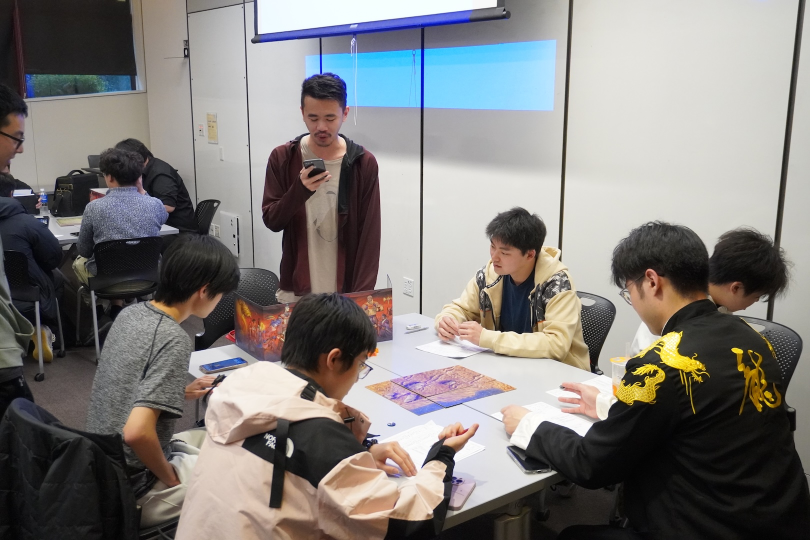
#> input picture public/images/events/DND_Special_Epic_2025.jpg, 1620 x 1080 px (shown at 1/2 size)
$ python resize_images.py
#> lines starting #> are read from the running program, lines starting #| are printed output that depends on the picture
#!/usr/bin/env python3
"""
Image Resizer Script
Resizes all images in the current directory to a specified width while maintaining aspect ratio.
"""

import os
from PIL import Image
import argparse


def resize_image(image_path, target_width, output_dir=None):
    """
    Resize an image to the target width while maintaining aspect ratio.

    Args:
        image_path: Path to the input image
        target_width: Desired width in pixels
        output_dir: Output directory (if None, saves in same directory with suffix)
    """
    try:
        with Image.open(image_path) as img:
            # Calculate new height maintaining aspect ratio
            aspect_ratio = img.height / img.width
            target_height = int(target_width * aspect_ratio)

            # Resize the image
            resized_img = img.resize(
                (target_width, target_height), Image.Resampling.LANCZOS
            )

            # Generate output filename
            filename, ext = os.path.splitext(os.path.basename(image_path))
            if output_dir:
                output_path = os.path.join(output_dir, f"{filename}_resized{ext}")
            else:
                output_path = f"{filename}_resized{ext}"

            # Save the resized image
            resized_img.save(output_path, quality=95, optimize=True)
            print(
                f"✓ Resized: {os.path.basename(image_path)} -> {os.path.basename(output_path)}"
            )

    except Exception as e:
        print(f"✗ Error processing {os.path.basename(image_path)}: {str(e)}")


def main():
    # Set up command line arguments
    parser = argparse.ArgumentParser(
        description="Resize all images in current directory"
    )
    # Default width set to 600 if not provided
    parser.add_argument(
        "width",
        nargs="?",
        type=int,
        default=600,
        help="Target width in pixels (e.g., 300). Defaults to 600",
    )
    parser.add_argument("--output-dir", "-o", help="Output directory (optional)")

    args = parser.parse_args()

    # Supported image formats
    supported_formats = (".jpg", ".jpeg", ".png", ".bmp", ".gif", ".tiff", ".webp")

    # Get all image files in current directory
    current_dir = os.getcwd()
    image_files = [
        f for f in os.listdir(current_dir) if f.lower().endswith(supported_formats)
    ]

    if not image_files:
        print("No image files found in the current directory.")
        return

    # Create output directory if specified
    if args.output_dir and not os.path.exists(args.output_dir):
        os.makedirs(args.output_dir)

    print(f"Found {len(image_files)} image(s). Resizing to width: {args.width}px")
    print("-" * 50)

    # Process each image
    for image_file in image_files:
        image_path = os.path.join(current_dir, image_file)

        try:
            with Image.open(image_path) as img:
#> img is the input picture: PIL image 1620x1080 RGB; mean R, G, B 129, 125.8, 123.6
                if img.width <= args.width:
                    print(f"• Skipped (<= target width): {image_file} ({img.width}px)")
                    continue

                # Get original file size
                original_size = os.path.getsize(image_path)
                original_format = img.format
#> original_format = 'JPEG'

                aspect_ratio = img.height / img.width
#> aspect_ratio = 0.667
                target_height = int(args.width * aspect_ratio)
#> target_height = 400
                resized_img = img.resize(
                    (args.width, target_height), Image.Resampling.LANCZOS
                )
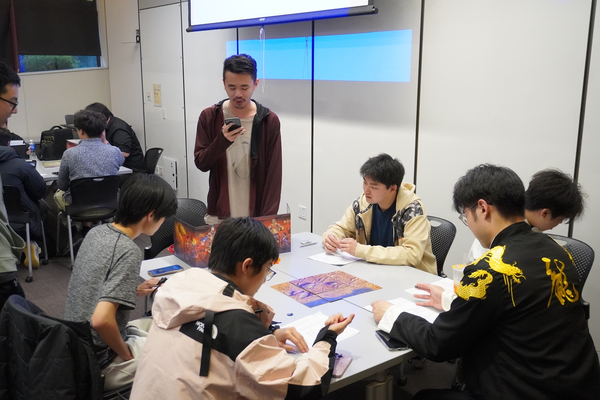
#> resized_img: PIL image 600x400 RGB; mean R, G, B 129, 125.8, 123.6

                # Save to temporary file first (preserve extension for format detection)
                temp_path = image_path + ".tmp"
                resized_img.save(
                    temp_path, format=original_format, quality=100, optimize=True
                )

                # Check if resized file is larger
                resized_size = os.path.getsize(temp_path)

                if resized_size >= original_size:
                    # Resized file is larger, skip and remove temp file
                    os.remove(temp_path)
                    print(
                        f"• Skipped (larger after resize): {image_file} ({original_size} -> {resized_size} bytes)"
                    )
                else:
                    # Resized file is smaller, replace original
                    os.replace(temp_path, image_path)
                    saved_bytes = original_size - resized_size
                    print(
                        f"✓ Resized (overwritten): {image_file} (saved {saved_bytes} bytes)"
                    )
        except Exception as e:
            print(f"✗ Error processing {image_file}: {str(e)}")
#> pass 2 of the loop in main, `for image_file in image_files:`:
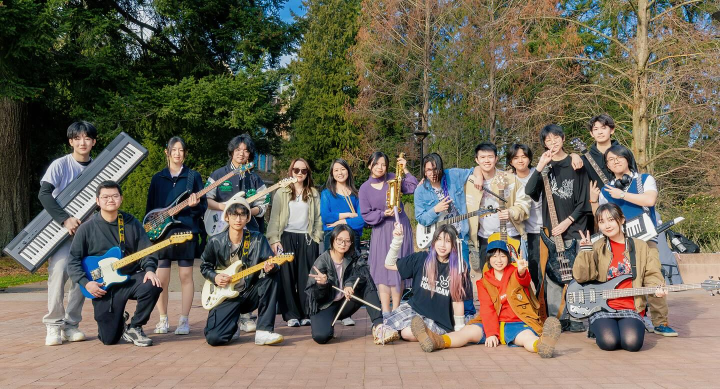
#> input picture public/images/events/JPop_Live_2025.jpg, 1440 x 778 px (shown at 1/2 size)
#> in main, img is the input picture: PIL image 1440x778 RGB; mean R, G, B 110.3, 103.6, 88.8
#> in main, `resized_img = img.resize( (args.width, target_height), Image.Resamplin..`:
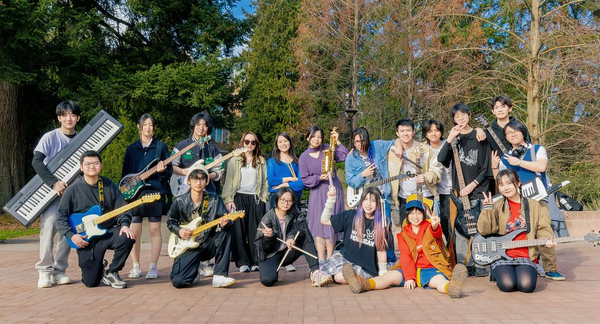
#> resized_img: PIL image 600x324 RGB; mean R, G, B 110.3, 103.6, 88.9

    print("-" * 50)
    print("Resizing complete!")


if __name__ == "__main__":
    main()
